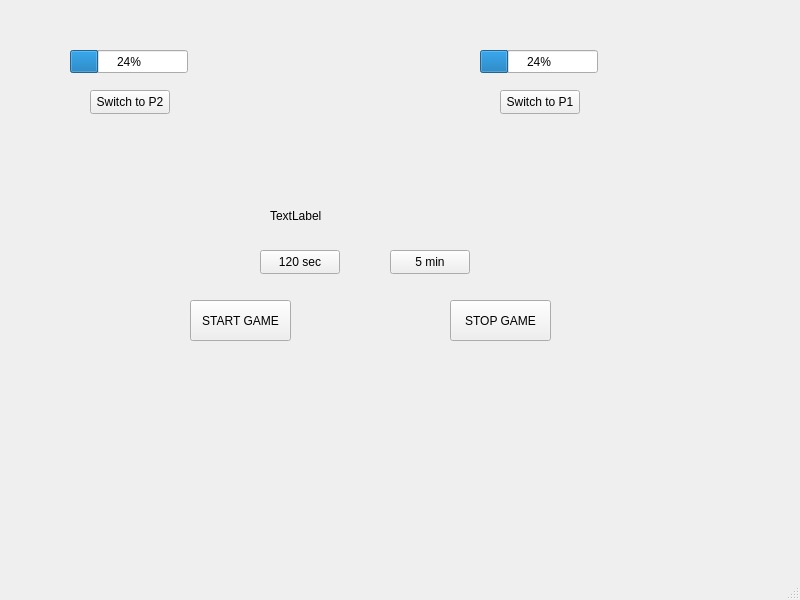
<?xml version="1.0" encoding="UTF-8"?>
<ui version="4.0">
 <class>MainWindow</class>
 <widget class="QMainWindow" name="MainWindow">
  <property name="geometry">
   <rect>
    <x>0</x>
    <y>0</y>
    <width>800</width>
    <height>600</height>
   </rect>
  </property>
  <property name="windowTitle">
   <string>MainWindow</string>
  </property>
  <widget class="QWidget" name="centralwidget">
   <widget class="QProgressBar" name="progressBar">
    <property name="geometry">
     <rect>
      <x>70</x>
      <y>50</y>
      <width>118</width>
      <height>23</height>
     </rect>
    </property>
    <property name="value">
     <number>24</number>
    </property>
   </widget>
   <widget class="QProgressBar" name="progressBar2">
    <property name="geometry">
     <rect>
      <x>480</x>
      <y>50</y>
      <width>118</width>
      <height>23</height>
     </rect>
    </property>
    <property name="value">
     <number>24</number>
    </property>
   </widget>
   <widget class="QLabel" name="label">
    <property name="geometry">
     <rect>
      <x>270</x>
      <y>200</y>
      <width>391</width>
      <height>31</height>
     </rect>
    </property>
    <property name="text">
     <string>TextLabel</string>
    </property>
   </widget>
   <widget class="QPushButton" name="playerBt1">
    <property name="geometry">
     <rect>
      <x>90</x>
      <y>90</y>
      <width>80</width>
      <height>24</height>
     </rect>
    </property>
    <property name="text">
     <string>Switch to P2</string>
    </property>
   </widget>
   <widget class="QPushButton" name="playerBt2">
    <property name="geometry">
     <rect>
      <x>500</x>
      <y>90</y>
      <width>80</width>
      <height>24</height>
     </rect>
    </property>
    <property name="text">
     <string>Switch to P1</string>
    </property>
   </widget>
   <widget class="QPushButton" name="timerBt1">
    <property name="geometry">
     <rect>
      <x>260</x>
      <y>250</y>
      <width>80</width>
      <height>24</height>
     </rect>
    </property>
    <property name="text">
     <string>120 sec</string>
    </property>
   </widget>
   <widget class="QPushButton" name="timerBt2">
    <property name="geometry">
     <rect>
      <x>390</x>
      <y>250</y>
      <width>80</width>
      <height>24</height>
     </rect>
    </property>
    <property name="text">
     <string>5 min</string>
    </property>
   </widget>
   <widget class="QPushButton" name="startBt">
    <property name="geometry">
     <rect>
      <x>190</x>
      <y>300</y>
      <width>101</width>
      <height>41</height>
     </rect>
    </property>
    <property name="text">
     <string>START GAME</string>
    </property>
   </widget>
   <widget class="QPushButton" name="stopBt">
    <property name="geometry">
     <rect>
      <x>450</x>
      <y>300</y>
      <width>101</width>
      <height>41</height>
     </rect>
    </property>
    <property name="text">
     <string>STOP GAME</string>
    </property>
   </widget>
  </widget>
  <widget class="QMenuBar" name="menubar">
   <property name="geometry">
    <rect>
     <x>0</x>
     <y>0</y>
     <width>800</width>
     <height>21</height>
    </rect>
   </property>
  </widget>
  <widget class="QStatusBar" name="statusbar"/>
 </widget>
 <resources/>
 <connections/>
</ui>
